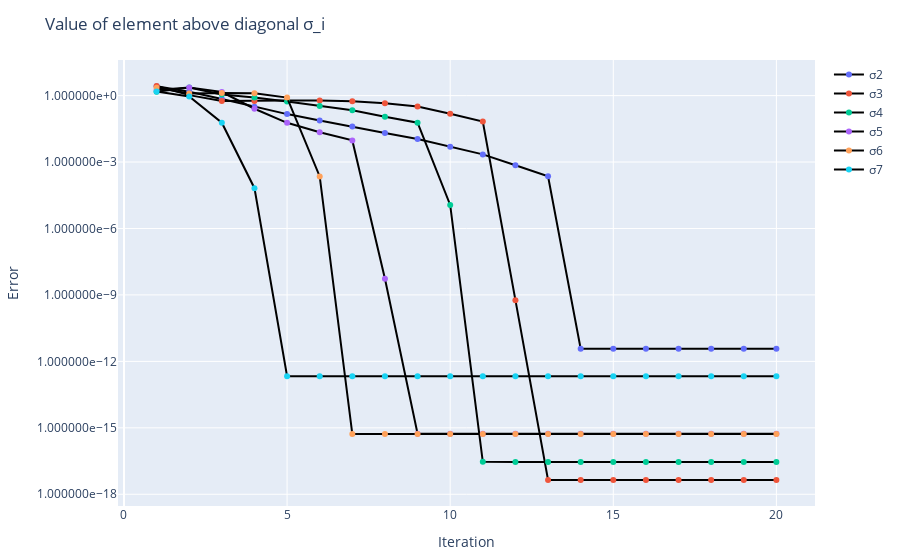

The cell this chart's notebook holds for it:
### Code cell
error_vectors = [
    abs.(results[1, 1, :]),
    abs.(results[1, 2, :]),
    abs.(results[1, 3, :]),
    abs.(results[1, 4, :]),
    abs.(results[1, 5, :]),
    abs.(results[1, 6, :])
]
labels = ["σ2", "σ3", "σ4", "σ5", "σ6", "σ7"]
plot_convergence_error(error_vectors, labels)

### Figure 1 — Plotly figure (JSON) as saved in the notebook; plotly's stock layout.template omitted (floating-point values rounded to 4 significant figures)
{"data": [{"line": {"shape": "linear"}, "marker": {"color": 1}, "mode": "lines+markers", "name": "σ2", "type": "scatter", "x": [1, 2, 3, 4, 5, 6, 7, 8, 9, 10, 11, 12, 13, 14, 15, 16, 17, 18, 19, 20], "y": [2.643, 1.491, 0.7078, 0.3163, 0.1462, 0.07484, 0.04055, 0.02042, 0.01096, 0.004852, 0.002216, 0.0007128, 0.0002297, 3.714e-12, 3.714e-12, 3.714e-12, 3.714e-12, 3.714e-12, 3.714e-12, 3.714e-12]}, {"line": {"shape": "linear"}, "marker": {"color": 2}, "mode": "lines+markers", "name": "σ3", "type": "scatter", "x": [1, 2, 3, 4, 5, 6, 7, 8, 9, 10, 11, 12, 13, 14, 15, 16, 17, 18, 19, 20], "y": [2.698, 1.052, 0.5748, 0.564, 0.5938, 0.601, 0.5604, 0.4464, 0.3196, 0.1513, 0.06792, 5.82e-10, 4.432e-18, 4.432e-18, 4.432e-18, 4.432e-18, 4.432e-18, 4.432e-18, 4.432e-18, 4.432e-18]}, {"line": {"shape": "linear"}, "marker": {"color": 3}, "mode": "lines+markers", "name": "σ4", "type": "scatter", "x": [1, 2, 3, 4, 5, 6, 7, 8, 9, 10, 11, 12, 13, 14, 15, 16, 17, 18, 19, 20], "y": [1.496, 2.323, 1.124, 0.8283, 0.5371, 0.3394, 0.2156, 0.1117, 0.06002, 1.154e-05, 2.904e-17, 2.9e-17, 2.9e-17, 2.9e-17, 2.9e-17, 2.9e-17, 2.9e-17, 2.9e-17, 2.9e-17, 2.9e-17]}, {"line": {"shape": "linear"}, "marker": {"color": 4}, "mode": "lines+markers", "name": "σ5", "type": "scatter", "x": [1, 2, 3, 4, 5, 6, 7, 8, 9, 10, 11, 12, 13, 14, 15, 16, 17, 18, 19, 20], "y": [1.802, 2.326, 1.453, 0.2547, 0.059, 0.022, 0.009492, 5.421e-09, 5.379e-16, 5.384e-16, 5.384e-16, 5.384e-16, 5.384e-16, 5.384e-16, 5.384e-16, 5.384e-16, 5.384e-16, 5.384e-16, 5.384e-16, 5.384e-16]}, {"line": {"shape": "linear"}, "marker": {"color": 5}, "mode": "lines+markers", "name": "σ6", "type": "scatter", "x": [1, 2, 3, 4, 5, 6, 7, 8, 9, 10, 11, 12, 13, 14, 15, 16, 17, 18, 19, 20], "y": [2.239, 1.231, 1.308, 1.274, 0.8162, 0.0002238, 5.224e-16, 5.224e-16, 5.224e-16, 5.224e-16, 5.224e-16, 5.224e-16, 5.224e-16, 5.224e-16, 5.224e-16, 5.224e-16, 5.224e-16, 5.224e-16, 5.224e-16, 5.224e-16]}, {"line": {"shape": "linear"}, "marker": {"color": 6}, "mode": "lines+markers", "name": "σ7", "type": "scatter", "x": [1, 2, 3, 4, 5, 6, 7, 8, 9, 10, 11, 12, 13, 14, 15, 16, 17, 18, 19, 20], "y": [1.516, 0.9083, 0.05943, 6.596e-05, 2.139e-13, 2.113e-13, 2.113e-13, 2.113e-13, 2.113e-13, 2.113e-13, 2.113e-13, 2.113e-13, 2.113e-13, 2.113e-13, 2.113e-13, 2.113e-13, 2.113e-13, 2.113e-13, 2.113e-13, 2.113e-13]}], "layout": {"margin": {"b": 50, "l": 50, "r": 50, "t": 60}, "showlegend": true, "title": "Value of element above diagonal σ_i", "xaxis": {"title": {"text": "Iteration"}}, "yaxis": {"tickformat": "e", "title": {"text": "Error"}, "type": "log"}}}
